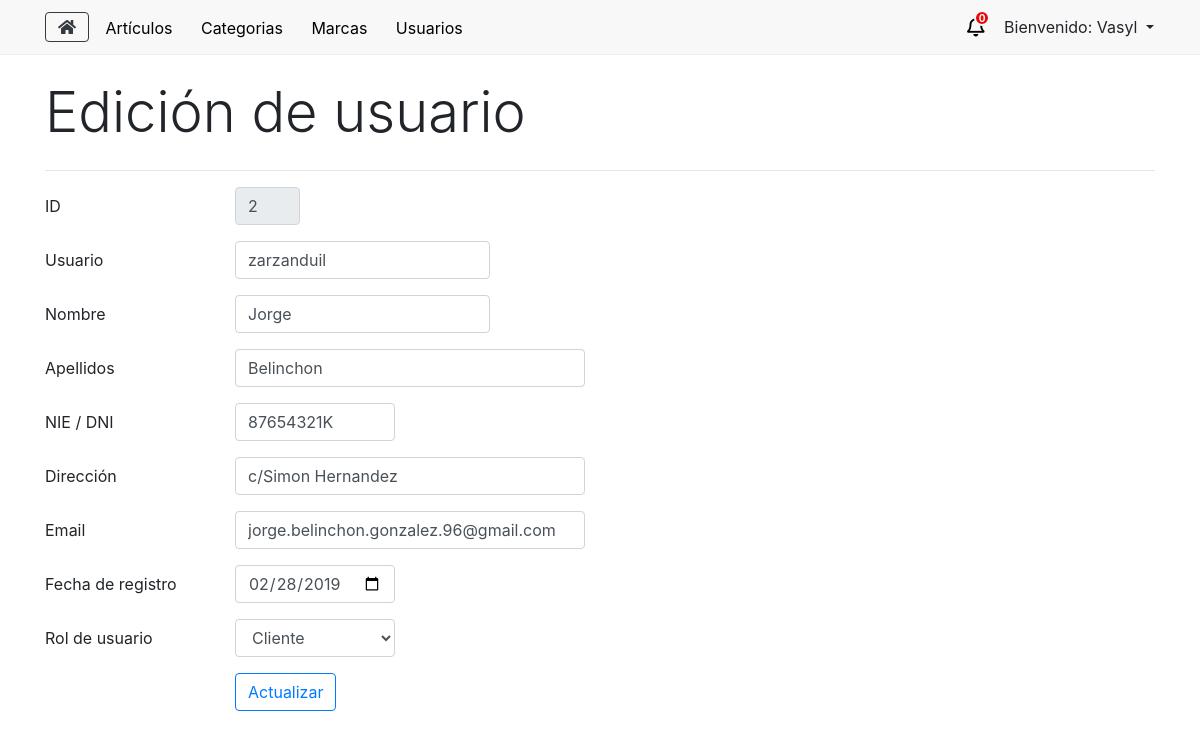
Page /usuarios/editar/2 (signed in) on the earlier database version.
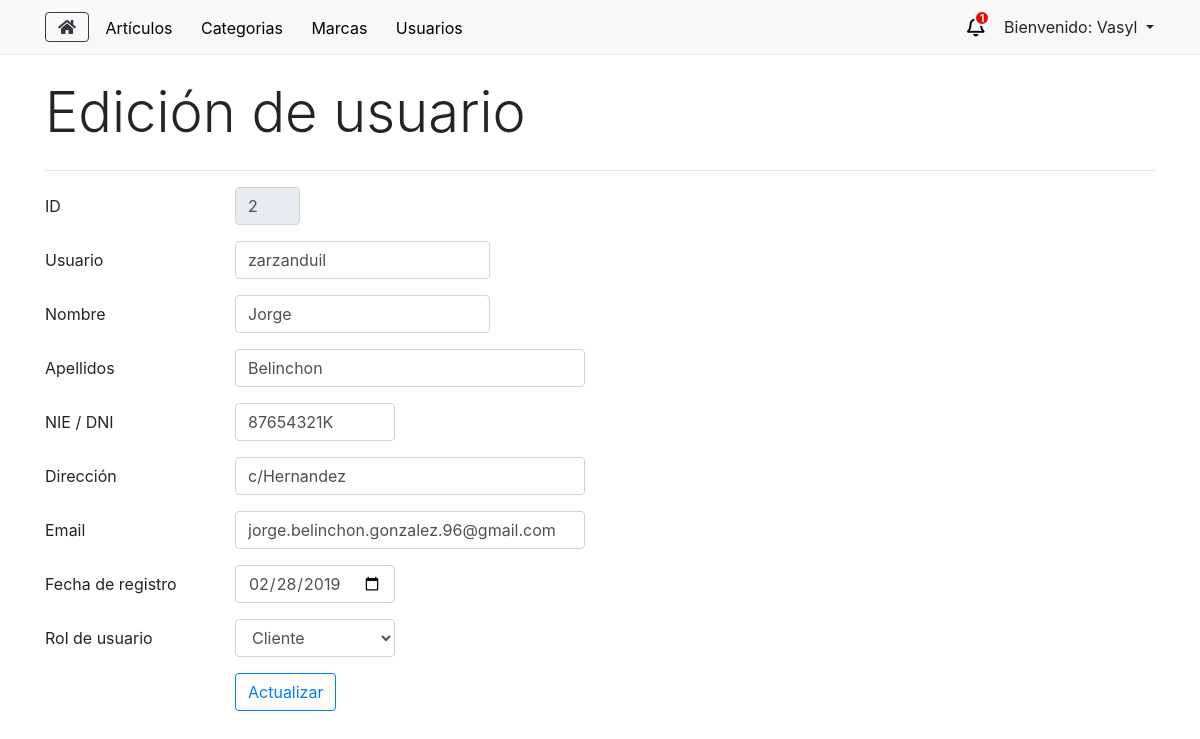
Same page on the later database version.
### tables this page shows
CREATE TABLE `eusuario` (
  `k` int(11) NOT NULL,
  `sUser` varchar(255) NOT NULL,
  `sNombre` varchar(255) NOT NULL,
  `sApellido` varchar(255) NOT NULL,
  `sDni` varchar(255) NOT NULL,
  `sDireccion` varchar(255) NOT NULL,
  `sEmail` varchar(255) NOT NULL,
  `dFechaRegistro` date NOT NULL,
  `bAdministrador` tinyint(4) NOT NULL DEFAULT '0',
  `sPassword` varchar(255) NOT NULL,
  `bStatus` tinyint(4) NOT NULL
);

### application/libraries/Layouts.php (called while the page is built, shortened)
<?php
class Layouts {
    private $CI = null;
    function __construct() {
        $this->CI =& get_instance();
    }
    public function view($data = array()) {
        if (!empty($data)) {
            $vista = $this->CI->load->view($data['vista'], $data['params'], TRUE);
            $this->CI->load->view('layouts/'.$data['layout'], array(
                'contenido' => $vista,
                'titulo' => $data['titulo'],
                'style' => $data['style'],
                'js' => $data['js'],
                'numPedidos' => $this->CI->BackModel->numPedidos()
            ));
        }
    }
}

### application/controllers/AdminController.php (called while the page is built, shortened)
<?php
class AdminController extends CI_Controller {
    public function editarUsuario() {
        $id = $this->uri->segment(3);
        $data = array(
            'detalles' => $this->BackModel->getDetallesUsuario($id)[0]
        );
        $vista = array(
            'vista'     => 'admin/view_editarUsuario',
            'params'    =>  $data,
            'layout'    => 'ly_admin',
            'titulo'    => 'Edición de usuario',
            'style'     => '',
            'js'        => 'usuarios'
        );
        $this->layouts->view($vista);
    }
}

### index.php (called while the page is built, shortened)
<?php
require_once BASEPATH.'core/CodeIgniter.php';

### application/models/BackModel.php (called while the page is built, shortened)
<?php
class BackModel extends CI_Model {
    private $con = null;
    public function __construct() {
        try {
            $this->con = $this->load->database('default', true);
        } catch(PDOException $e) {
            die($e->getMessage());
        }
    }
    public function getDetallesUsuario($id) {
        $id = sanear($id);
        $sql = "SELECT * FROM eUsuario WHERE k = ?";
        $query = $this->con->query($sql, array($id));
        $rs = $query->result_array();
        return $rs;
    }
}

### application/helpers/utils_helper.php (called while the page is built, shortened)
<?php
function sanear($dato) {
    return htmlspecialchars($dato, ENT_QUOTES, "UTF-8");
}

### application/views/admin/view_editarUsuario.php (the view, shortened to what the changed rows need)
<form action="<?php echo base_url().'usuarios/actualizar/'.$detalles['k']; ?>" method="post">
    <div class="form-group row">
        <div class="col-sm-1">
            <input type="text" readonly value="<?php echo $detalles['k']; ?>" name="id" class="form-control" id="id">
        </div>
    </div>
    <div class="form-group row">
        <div class="col-sm-3">
            <input type="text" value="<?php echo $detalles['sUser']; ?>" name="usuario" class="form-control" id="usuario">
        </div>
    </div>
    <div class="form-group row">
        <div class="col-sm-3">
            <input type="text" value="<?php echo $detalles['sNombre']; ?>" name="nombre" class="form-control" id="nombre">
        </div>
    </div>
    <div class="form-group row">
        <div class="col-sm-4">
            <input type="text" value="<?php echo $detalles['sApellido']; ?>" name="apellido" class="form-control" id="apellido">
        </div>
    </div>
    <div class="form-group row">
        <div class="col-sm-2">
            <input type="text" value="<?php echo $detalles['sDni']; ?>" name="dni" class="form-control" id="dni">
        </div>
    </div>
    <div class="form-group row">
        <div class="col-sm-4">
            <input type="text" value="<?php echo $detalles['sDireccion']; ?>" name="direccion" class="form-control" id="direccion">
        </div>
    </div>
    <div class="form-group row">
        <div class="col-sm-4">
            <input type="email" value="<?php echo $detalles['sEmail']; ?>" name="email" class="form-control" id="email">
        </div>
    </div>
    <div class="form-group row">
        <div class="col-sm-2">
            <input type="date" value="<?php echo $detalles['dFechaRegistro']; ?>" name="registro" class="form-control" id="registro">
        </div>
    </div>
    <div class="form-group row">
        <div class="col-sm-2">
            <select name="rol" id="rol" class="form-control">
                <?php
                    if ($detalles['bAdministrador']) {
                        echo "<option value='1' selected='selected'>Administrador</option>";
                        echo "<option value='0'>Cliente</option>";
                    } else {
                        echo "<option value='0' selected='selected'>Cliente</option>";
                    }
                ?>
            </select>
        </div>
    </div>
</form>

### application/views/layouts/ly_admin.php (shortened to what the changed rows need)
<!DOCTYPE html>
<html lang="es">
<head>
    <link rel="stylesheet" href="https://stackpath.bootstrapcdn.com/bootstrap/4.3.1/css/bootstrap.min.css">
    <link rel="stylesheet" href="https://use.fontawesome.com/releases/v5.7.2/css/all.css">
    <link rel="stylesheet" href="<?php echo base_url()."assets/css/_admin.css"; ?>">
</head>
<body>
    <header class="mb-4">
        <nav class="py-2">
            <div class="container d-flex justify-content-between align-items-center">
                <div class="btn-group">
                    <div id="notificacionWrapper" class="d-flex align-items-center">
                        <i class="far fa-bell text-danger campana"></i>
                        <span class="badget number"><?php echo $numPedidos; ?></span>
                    </div>
                </div>
            </div>
        </nav>
    </header>
    <section>
        <div class="container">
            <h1 class="lead display-4 mb-4"><?php echo $titulo; ?></h1>
            <?php
                echo $contenido;
            ?>
        </div>
    </section>
</body>
</html>

Differences in the rows shown:
changed eusuario "zarzanduil": direccion "c/Simon Hernandez" → "c/Hernandez"
Other differences:
$numPedidos: "0" → "1"
